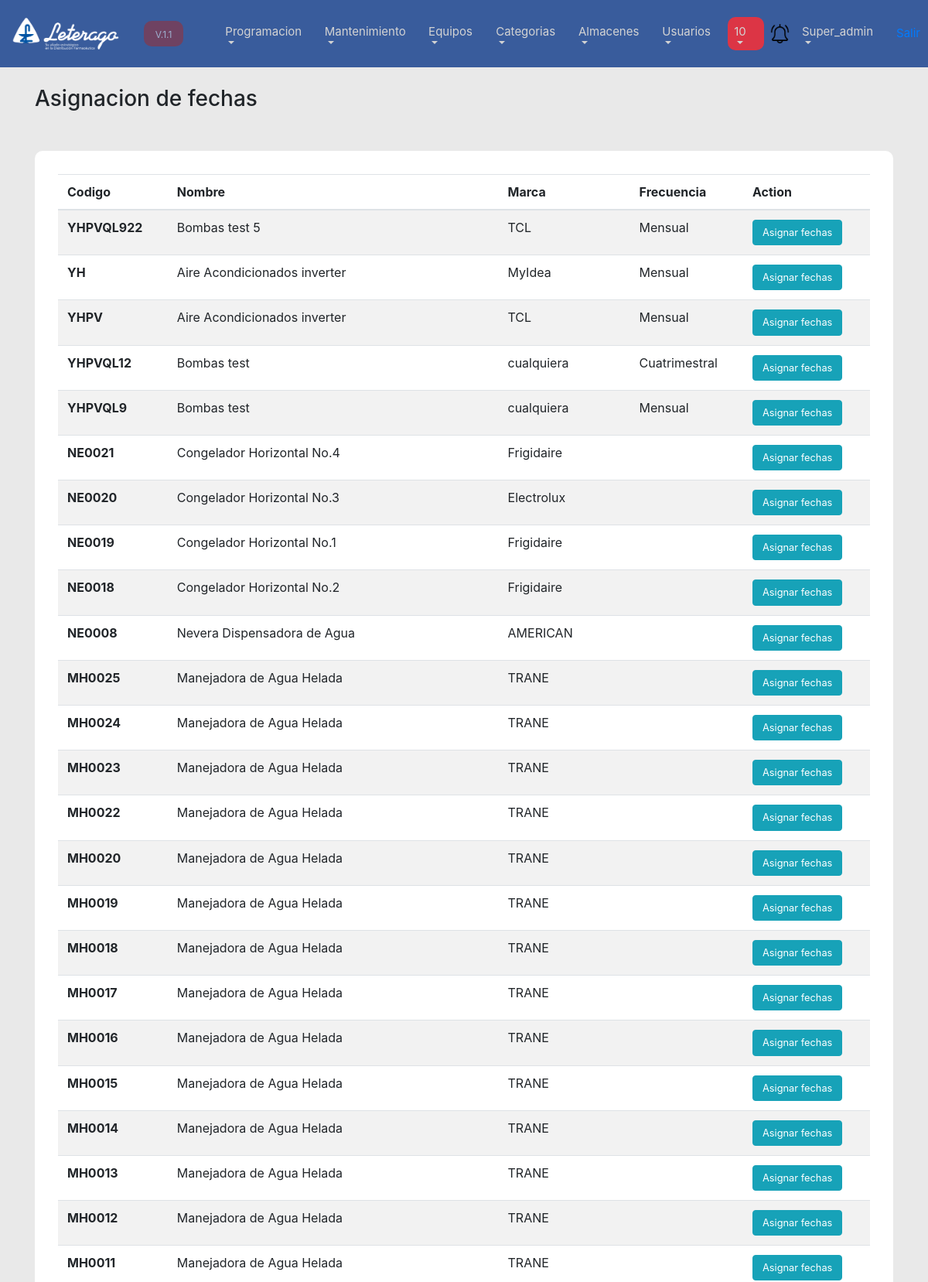
The app's page /list_calendario.php (signed in, upper part) with its own data.
### tables this page shows
CREATE TABLE `equipos` (
  `id` int(11) NOT NULL,
  `codigo` varchar(50) NOT NULL,
  `description` varchar(100) NOT NULL,
  `orden` int(1) NOT NULL,
  `id_categoria` int(11) NOT NULL,
  `marca` varchar(100) DEFAULT NULL,
  `modelo` varchar(100) DEFAULT NULL,
  `serie` varchar(100) DEFAULT NULL,
  `estado` varchar(100) DEFAULT NULL,
  `frecuencia` int(1) NOT NULL,
  `observaciones` text DEFAULT NULL,
  `id_almacen` int(11) NOT NULL,
  `ubicacion` text NOT NULL,
  `delete_by` varchar(100) DEFAULT NULL,
  `delete_date` datetime DEFAULT NULL,
  `modify_by` varchar(100) DEFAULT NULL,
  `modify_date` datetime DEFAULT NULL,
  `create_date` timestamp NOT NULL DEFAULT current_timestamp(),
  `create_by` varchar(100) NOT NULL
);

### model/equipos.php (called while the page is built, shortened)
<?php
class Equipos{
    public function list(){
        $conectar = new Kon();
        $con = $conectar->conn();
        $query = "SELECT * from equipos where delete_date is null order by id desc";
        $exc_query = mysqli_query($con, $query);
       return $exc_query;
    }
}
?>

### list_calendario.php (the view, shortened to what this page needs)
<?php
    include("plantilla/menu_top.php");
    include("model/equipos.php");
    $equipos_instance = New Equipos();
    $exc_equipos = $equipos_instance->list();
    $numero_de_mantenimientos = 0;
?>
<link rel="stylesheet" href="css/form.css">
<div class="Container">
    <br>
    <h3>Asignacion de fechas</h3>
    <div class="formularios">
    <table class="table table-striped">
  <thead>
    <tr>
      <th scope="col">Codigo</th>
      <th scope="col">Nombre</th>
      <th scope="col">Marca</th>
      <th scope="col">Frecuencia</th>
      <th scope="col">Action</th>
    </tr>
  </thead>
  <tbody>
    <?php
      while($equipos = mysqli_fetch_assoc($exc_equipos)){
    ?>
    <tr>
      <th scope="row"><?php echo $equipos["codigo"] ?></th>
      <td><?php echo $equipos["description"]?></td>
      <td><?php echo $equipos["marca"]?></td>
      <td><?php
                if($equipos["frecuencia"] == '1'){
                    echo 'Mensual';
                    $numero_de_mantenimientos = 12;
                }
                if($equipos["frecuencia"] == '4'){
                    echo 'Cuatrimestral';
                    $numero_de_mantenimientos = 3;
                }
                ?>
      <td>
            <a class="btn btn-info" href="asignar_fechas.php?id=<?php echo $equipos["id"] ?>&&cantidad=<?php echo $numero_de_mantenimientos ?>"><small>Asignar fechas</small></a>
      </td>
    </tr>
    <?php
      }
    ?>
            </tbody>
        </table>
    </div>
</div>

### css/form.css (style rules this page uses)
.formularios { background-color: white; padding: 30px; margin-top: 50px; border-radius: 10px; }

### records on screen
equipos: codigo "YHPVQL922", description "Bombas test 5", marca "TCL", frecuencia "Mensual"
equipos: codigo "YH", description "Aire Acondicionados inverter", marca "MyIdea", frecuencia "Mensual"
equipos: codigo "YHPV", description "Aire Acondicionados inverter", marca "TCL", frecuencia "Mensual"
equipos: codigo "YHPVQL12", description "Bombas test", marca "cualquiera", frecuencia "Cuatrimestral"
equipos: codigo "YHPVQL9", description "Bombas test", marca "cualquiera", frecuencia "Mensual"
equipos: codigo "NE0021", description "Congelador Horizontal No.4", marca "Frigidaire"
equipos: codigo "NE0020", description "Congelador Horizontal No.3", marca "Electrolux"
equipos: codigo "NE0019", description "Congelador Horizontal No.1", marca "Frigidaire"
equipos: codigo "NE0018", description "Congelador Horizontal No.2", marca "Frigidaire"
equipos: codigo "NE0008", description "Nevera Dispensadora de Agua", marca "AMERICAN"
equipos: codigo "MH0025", description "Manejadora de Agua Helada", marca "TRANE"
equipos: codigo "MH0024", description "Manejadora de Agua Helada", marca "TRANE"
equipos: codigo "MH0023", description "Manejadora de Agua Helada", marca "TRANE"
equipos: codigo "MH0022", description "Manejadora de Agua Helada", marca "TRANE"
equipos: codigo "MH0020", description "Manejadora de Agua Helada", marca "TRANE"
equipos: codigo "MH0019", description "Manejadora de Agua Helada", marca "TRANE"
equipos: codigo "MH0018", description "Manejadora de Agua Helada", marca "TRANE"
equipos: codigo "MH0017", description "Manejadora de Agua Helada", marca "TRANE"
equipos: codigo "MH0016", description "Manejadora de Agua Helada", marca "TRANE"
equipos: codigo "MH0015", description "Manejadora de Agua Helada", marca "TRANE"
equipos: codigo "MH0014", description "Manejadora de Agua Helada", marca "TRANE"
equipos: codigo "MH0013", description "Manejadora de Agua Helada", marca "TRANE"
equipos: codigo "MH0012", description "Manejadora de Agua Helada", marca "TRANE"
equipos: codigo "MH0011", description "Manejadora de Agua Helada", marca "TRANE"

### other values on screen
$_SESSION["usuario_Log_Username"] "Super_admin"
